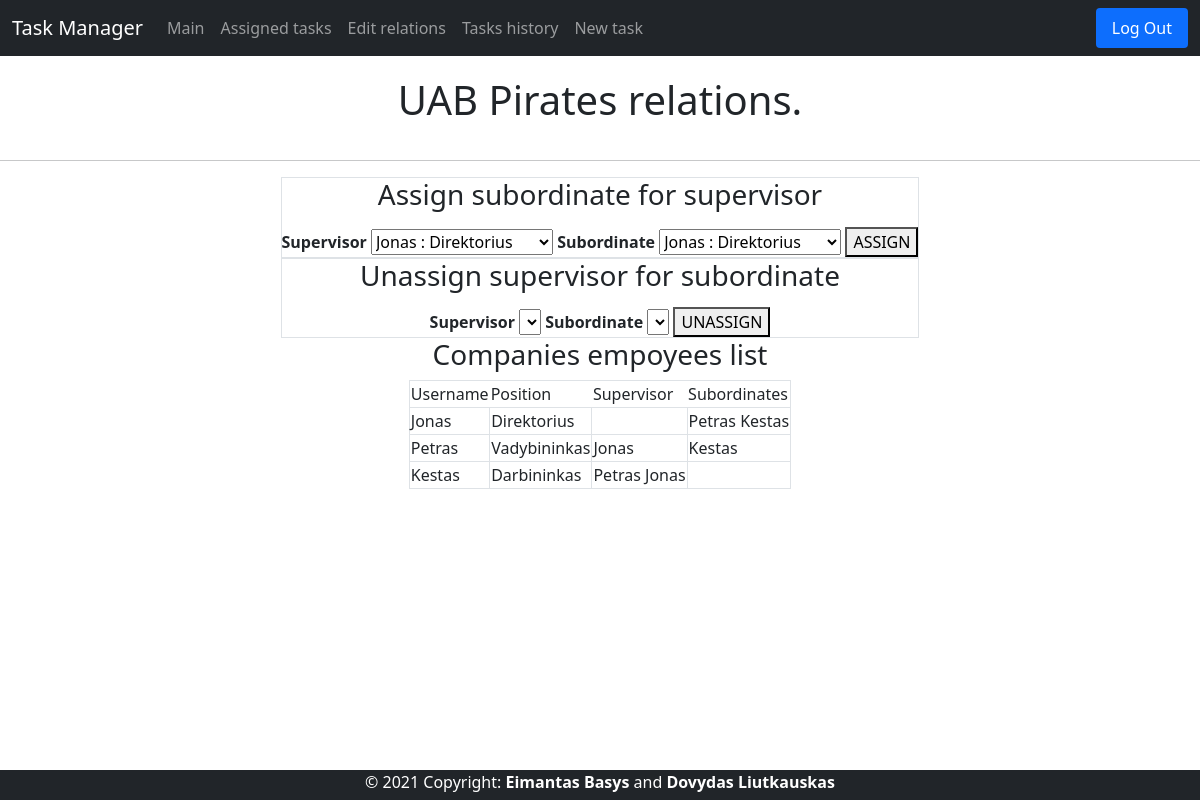
The page /relations (signed in) on the database as committed earlier.
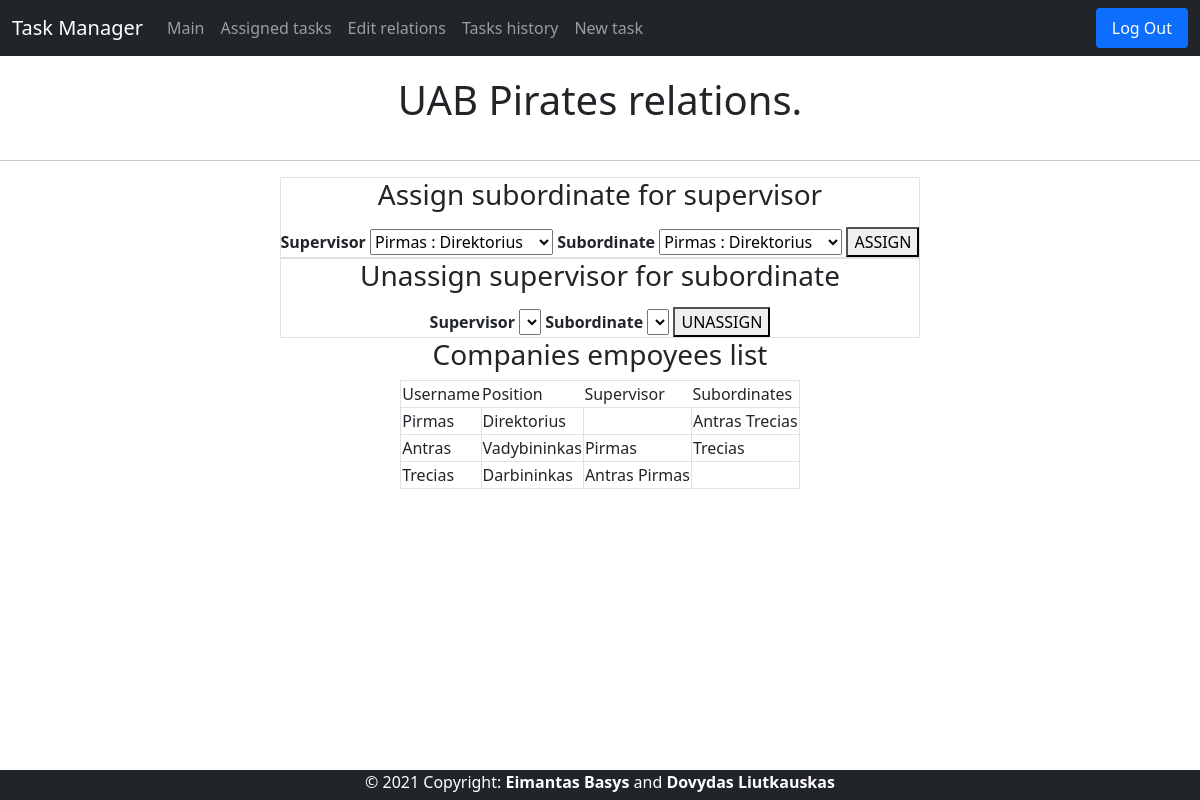
The same page on the database as committed later.
### tables this page shows
CREATE TABLE users(user_id INTEGER PRIMARY KEY, name TEXT NOT NULL UNIQUE, hash TEXT NOT NULL, position TEXT, company TEXT);

### application.py (the view, shortened to what this page needs)
@app.route("/relations", methods=["GET", "POST"])
def relations():
    if request.method == "GET":
        connection = sqlite3.connect('data.db')
        db = connection.cursor()
        db.execute(
            "SELECT * FROM users WHERE user_id = ?", (session["user_id"],))
        user_row = db.fetchone()
        db.execute("SELECT * FROM users WHERE company = ?", (user_row[4],))
        rows = db.fetchall()
        db.execute("SELECT * FROM relations")
        relations = db.fetchall()
        db.execute(
            "SELECT users.user_id, users.name, users.position, users.company, relations.supervisors_id, relations.subordinates_id FROM users INNER JOIN relations ON users.user_id = relations.user_id")
        joined_rows = db.fetchall()
        return render_template("relations.html", rows=rows, relations=relations, joined_rows=joined_rows)

### templates/relations.html (shortened to what this page needs)
{% extends "layout.html" %}
{% block main %}
<h1 class="pageTitle">{{ rows[0][4] }} relations.</h1>
<hr>
<div class="container-1">
    <center>
        <div>
            <form class="border" action="/relations" method="POST">
                <h3>Assign subordinate for supervisor</h3>
                <label>Supervisor</label>
                <select name="new_supervisor">
                    {% if rows is not none %}
                    {% for row in rows %}
                    <option value="{{ row[0] }}">{{ row[1] }} : {{ row[3] }}</option>
                    {% endfor %}
                    {% endif %}
                </select>
                <label>Subordinate</label>
                <select name="new_subordinate">
                    {% if rows is not none %}
                    {% for row in rows %}
                    <option value="{{ row[0] }}">{{ row[1] }} : {{ row[3] }}</option>
                    {% endfor %}
                    {% endif %}
                </select>
                <button type="submit">ASSIGN</button>
            </form>
        </div>
        <div>
            <form class="border" action="/relations" method="POST">
                <h3>Unassign supervisor for subordinate</h3>
                <label>Supervisor</label>
                <select name="new_supervisor">
                    <option value=""></option>
                </select>
                <label>Subordinate</label>
                <select name="">
                </select>
                <button type="submit">UNASSIGN</button>
            </form>
        </div>
        <table class="border">
            <h3>Companies empoyees list</h3>
            <tr>
                <td>Username</td>
                <td>Position</td>
                <td>Supervisor</td>
                <td>Subordinates</td>
            </tr>
            {% if joined_rows is not none %}
            {% for row2 in rows %}
            <tr class="border">
                <td class="border">
                    {{ row2[1] }}
                </td>
                <td class="border">
                    {{ row2[3] }}
                </td>
                <td class="border">
                    {% for joined_row in joined_rows %}
                    {% if row2[0] == joined_row[0] %}
                    {% for row3 in rows %}
                    {% if joined_row[4] == row3[0] %}
                    {{ row3[1] }}
                    {% endif %}
                    {% endfor %}
                    {% endif %}
                    {% endfor %}
                </td>
                <td class="border">
                    {% for joined_row in joined_rows %}
                    {% if row2[0] == joined_row[0] %}
                    {% for row3 in rows %}
                    {% if joined_row[5] == row3[0] %}
                    {{ row3[1] }}
                    {% endif %}
                    {% endfor %}
                    {% endif %}
                    {% endfor %}
                </td>
            </tr>
            {% endfor %}
            {% endif %}
        </table>
    </center>
</div>
{% endblock %}

### templates/layout.html (shortened to what this page needs)
<!doctype html>
<html lang="en">
<head>
  <link href="https://cdn.jsdelivr.net/npm/bootstrap@5.0.0-beta2/dist/css/bootstrap.min.css" rel="stylesheet"
>
  <link href="/static/styles.css" rel="stylesheet">
</head>
<body>
  <nav class="navbar navbar-expand-lg navbar-dark bg-dark">
    <div class="container-fluid">
      <a class="navbar-brand">Task Manager</a>
      <div class="collapse navbar-collapse justify-content-start" id="navbarNav">
        {% if session.user_id %}
        <ul class="navbar-nav">
          <li class="nav-item">
            <a class="nav-link" href='{{ url_for("index") }}'>Main</a>
          </li>
          <li class="nav-item">
            <a class="nav-link" href='{{ url_for("tasks") }}'>Assigned tasks</a>
          </li>
          <li class="nav-item">
            <a class="nav-link" href='{{ url_for("relations") }}'>Edit relations</a>
          </li>
          <li class="nav-item">
            <a class="nav-link" href='#'>Tasks history</a>
          </li>
          <li class="nav-item">
            <a class="nav-link" href='{{ url_for("new_task") }}'>New task</a>
          </li>
        </ul>
      </div>
      <div class="collapse navbar-collapse justify-content-end" id="navbarNav">
        <ul class="nav nav-pills">
          <li class="nav-item">
            <a class="nav-link active" href="/logout">Log Out</a>
          </li>
        </ul>
      </div>
      {% endif %}
    </div>
  </nav>
  <main>
    {% block main %}{% endblock %}
  </main>
  <div class="fixed-bottom">
    <footer>
      <a>© 2021 Copyright: <b>Eimantas Basys</b> and <b>Dovydas Liutkauskas</b></a>
    </footer>
  </div>
</body>
</html>

### static/styles.css (style rules this page uses)
footer { width: 100%; background-color: rgb(33,37,41); height: 30px; color: white; text-align: center; }
.pageTitle { padding: 20px; text-align: center; }
label { font-weight: bold; padding-top: 10px; }
.container-1 { display: flex; justify-content: center; }

Rows that differ between the two databases and show on the page:
changed users "Direktorius": name "Jonas" → "Pirmas"
changed relations (number 1 of 6 on the later page): gains users (name "Antras", position "Vadybininkas"); loses users (name "Kestas", position "Darbininkas")
changed users "Vadybininkas": name "Petras" → "Antras"
changed users "Darbininkas": name "Kestas" → "Trecias"
changed relations (number 3 of 6 on the later page): gains users (company "UAB Pirates", name "Pirmas", position "Direktorius"); loses users (name "Petras", position "Vadybininkas")
changed relations (number 4 of 6 on the later page): gains users (name "Trecias", position "Darbininkas"); loses users (name "Petras", position "Vadybininkas")
changed relations (number 5 of 6 on the later page): gains users (name "Antras", position "Vadybininkas"); loses users (company "UAB Pirates", name "Jonas", position "Direktorius")
Other text that changed with them:
form field new_supervisor: "Jonas : Direktorius" → "Pirmas : Direktorius"
form field new_subordinate: "Jonas : Direktorius" → "Pirmas : Direktorius"
